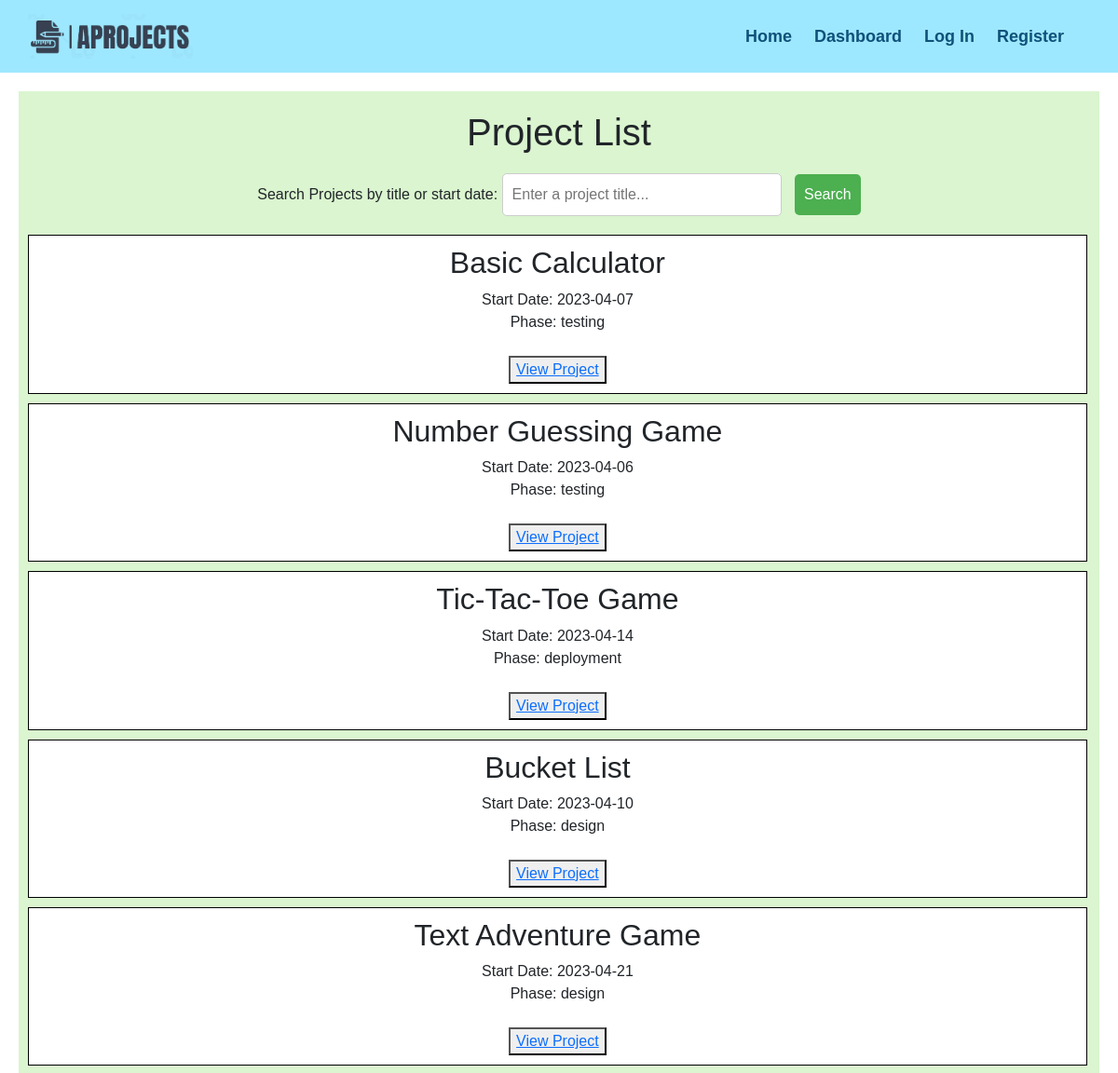
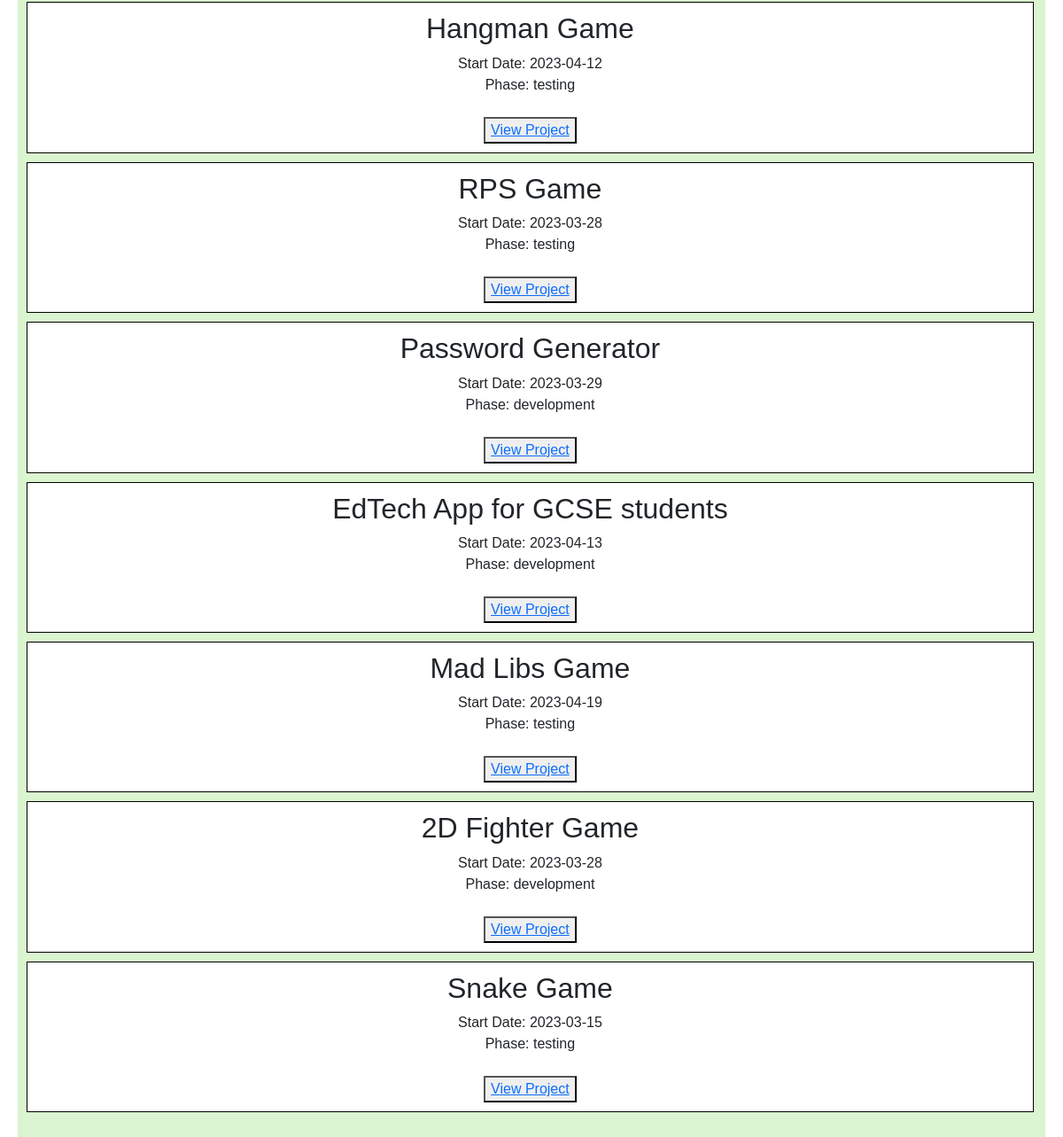
The page /projectlist.php on the database its author committed (2 pictures, top to bottom).
### tables this page shows
CREATE TABLE `projects` (
  `pid` int UNSIGNED NOT NULL,
  `title` varchar(100) NOT NULL,
  `start_date` date DEFAULT NULL,
  `end_date` date DEFAULT NULL,
  `phase` enum('design','development','testing','deployment','complete') DEFAULT NULL,
  `description` varchar(500) DEFAULT NULL,
  `uid` int UNSIGNED NOT NULL
);

### projectlist.php (the view, shortened to what this page needs)
<?php
require_once('connectdb.php');
try {
    $query = "SELECT  * FROM  projects ";
    $rows = $db->query($query);
    if ($rows && $rows->rowCount() > 0) {
        ?>
        <!DOCTYPE html>
        <html lang="en">
        <head>
            <link href="https://cdn.jsdelivr.net/npm/bootstrap@5.3.0-alpha1/dist/css/bootstrap.min.css" rel="stylesheet"
 />
            <link rel="stylesheet" type="text/css" href="css/style.css" />
            <link rel="stylesheet" type="text/css" href="css/style2.css" />
        </head>
        <body>
            <header id="main-header">
                <div id="logo">
                    <img src="img/Topleft-logo.png" alt="TopLeft Logo" style="width: 40%; height: auto" />
                </div>
                <nav class="navigation-container">
                    <ul class="navigation">
                        <li><a href="projectlist.php">Home</a></li>
                        <li><a href="dashboard.php">Dashboard</a></li>
                        <li><a href="login.php">Log In</a></li>
                        <li><a href="register.php">Register</a></li>
                    </ul>
                </nav>
            </header>
            <section id="project-list">
                <h1>
                    Project List
                </h1>
                <div class="search-form">
                    <form method="POST" action="projectlist.php">
                        <label for="search_query">Search Projects by title or start date:</label>
                        <input type="text" id="search_query" name="search_query" placeholder="Enter a project title...">
                        <input type="submit" value="Search">
                    </form>
                </div>
                <?php
                if (isset($_POST['submitted'])) {
                    try {
                        $search_query = $_POST['search_query'];
                        $stmt = $db->prepare("SELECT * FROM projects WHERE title LIKE CONCAT('%', :search_query, '%') OR start_date LIKE CONCAT('%', :search_query, '%')");
                        $stmt->bindParam(':search_query', $search_query, PDO::PARAM_STR);
                        $stmt->execute();
                        $result = $stmt->fetchAll(PDO::FETCH_ASSOC);
                        if (count($result) > 0) {
                            foreach ($result as $row) {
                                echo "Here are your results: ";
                                echo "<div class='project'> <h2>" . $row['title'] . "</h2>";
                                echo "<p> Start Date: " . $row['start_date'] . "</p>";
                                echo "<p> Phase: " . $row['phase'] . "</p><br>";
                                echo "<button class='viewbutton'><p><a href='projectdetails.php?pid=" . $row['pid'] . "'>View Project</a></p></button>";
                                echo "</div>";
                            }
                        } else {
                            echo "<p class='errorbox'>No results found.</p>";
                        }
                    } catch (PDOException $e) {
                        echo "<p class='errorbox'>Failed to connect to the database.</p><br>";
                        echo "<p class='errorbox'>Error details: <em>" . $ex->getMessage() . "</em></p>";
                    }
                } else {
                    while ($row = $rows->fetch()) {
                        echo "<div class='project'> <h2>" . $row['title'] . "</h2>";
                        echo "<p> Start Date: " . $row['start_date'] . "</p>";
                        echo "<p> Phase: " . $row['phase'] . "</p><br>";
                        echo "<button class='viewbutton'><p><a href='projectdetails.php?pid=" . $row['pid'] . "'>View Project</a></p></button>";
                        echo "</div>";
                    }
                }
    }
} catch (PDOexception $ex) {
    echo "<p class='errorbox'>Failed to connect to the database.</p><br>";
    echo "<p class='errorbox'>Error details: <em>" . $ex->getMessage() . "</em></p>";
}
?>
    </section>
</body>
</html>

### css/style.css (style rules this page uses)
#main-header { display: flex; align-items: center; padding: 15px 50px 50px 30px; padding-bottom: 15px; justify-content: space-between; width: 100%; flex-wrap: wrap; margin: 0 auto; background-color: #9ee8ff; }
.navigation, .navigation * { margin: 0; padding: 0; list-style: none; }
.navigation li { position: relative; white-space: nowrap; float: left; margin-left: 8px; }
.navigation a { padding: 8px; text-decoration: none; display: inline-block; color: rgb(15, 81, 122); font-family: "Raleway", sans-serif; font-weight: 600; font-size: 18px; outline: none; }
.navigation > li > a:before { content: ""; position: absolute; width: 0; height: 2px; bottom: 0; left: 0; visibility: hidden; transition: all 1s ease-in-out 0s; visibility: visible; width: 100%; }
#project-list { font-family: Arial, sans-serif; align-items: center; align-content: center; text-align: center; padding: 20px 0px; margin: 20px; background-color: rgb(218, 245, 207); }
.project { border: 1px solid black; padding: 10px; margin: 10px; width: 98%; align-items: center; text-align: center; align-content: center; background-color: rgb(255, 255, 255); }
.project h2 { margin-top: 0; }
.project p { margin-bottom: 0; }
.search-form { display: flex; align-items: center; justify-content: center; margin: 20px 0; }
.search-form input[type="text"] { padding: 10px; border: 1px solid #ccc; border-radius: 5px; font-size: 16px; min-width: 300px; }
.search-form input[type="submit"] { background-color: #4caf50; color: white; padding: 10px; border: none; border-radius: 5px; font-size: 16px; cursor: pointer; margin-left: 10px; }

### css/style2.css (style rules this page uses)
#main-header { display: flex; align-items: center; padding: 15px 50px 50px 30px; padding-bottom: 15px; justify-content: space-between; width: 100%; flex-wrap: wrap; margin: 0 auto; background-color: #9ee8ff; }
.navigation, .navigation * { margin: 0; padding: 0; list-style: none; }
.navigation li { position: relative; white-space: nowrap; float: left; margin-left: 8px; }
.navigation a { padding: 8px; text-decoration: none; display: inline-block; color: rgb(15, 81, 122); font-family: "Raleway", sans-serif; font-weight: 600; font-size: 18px; outline: none; }
.navigation > li > a:before { content: ""; position: absolute; width: 0; height: 2px; bottom: 0; left: 0; visibility: hidden; transition: all 1s ease-in-out 0s; visibility: visible; width: 100%; }
#project-list { font-family: Arial, sans-serif; align-items: center; align-content: center; text-align: center; padding: 20px 0px; margin: 20px; background-color: rgb(218, 245, 207); }
.project { border: 1px solid black; padding: 10px; margin: 10px; width: 98%; align-items: center; text-align: center; align-content: center; background-color: rgb(255, 255, 255); }
.project h2 { margin-top: 0; }
.project p { margin-bottom: 0; }

### rows shown on the page
projects: title "Basic Calculator", start_date "2023-04-07", phase "testing"
projects: title "Number Guessing Game", start_date "2023-04-06", phase "testing"
projects: title "Tic-Tac-Toe Game", start_date "2023-04-14", phase "deployment"
projects: title "Bucket List", start_date "2023-04-10", phase "design"
projects: title "Text Adventure Game", start_date "2023-04-21", phase "design"
projects: title "Hangman Game", start_date "2023-04-12", phase "testing"
projects: title "RPS Game", start_date "2023-03-28", phase "testing"
projects: title "Password Generator", start_date "2023-03-29", phase "development"
projects: title "EdTech App for GCSE students", start_date "2023-04-13", phase "development"
projects: title "Mad Libs Game", start_date "2023-04-19", phase "testing"
projects: title "2D Fighter Game", start_date "2023-03-28", phase "development"
projects: title "Snake Game", start_date "2023-03-15", phase "testing"
